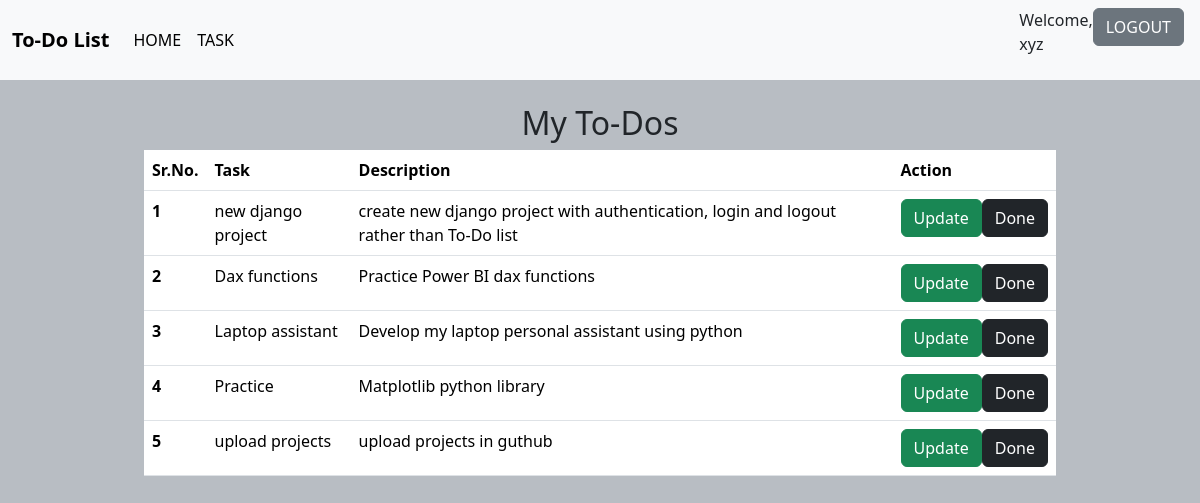
/task (signed in), run on the app's committed database.
### todolist/models.py (models this page shows)
class addtodo(models.Model):
    ta_sk = models.CharField(max_length=50)
    descri_ption = models.TextField()

### todolist/views.py (the view)
# urls.py: path("task", views.task, name="task"),
def task(request):
    if request.user.is_authenticated:
        data = addtodo.objects.all().order_by("-id")
        return render(request, "task.html", {"allData" : data})
    else:
        return redirect("/login")

### templates/task.html (shortened to what this page needs)
{% extends "base.html" %}
{% block home %}
<div style="background-color: rgb(184, 189, 195); min-height: 900px;">
    <div style="padding-left: 12%; padding-right: 12%; padding-top: 2%;">
        <h2 style="text-align: center;">My To-Dos</h2>
        <table class="table">
            <thead>
                <tr>
                    <th scope="col">Sr.No.</th>
                    <th scope="col">Task</th>
                    <th scope="col">Description</th>
                    <th scope="col">Action</th>
                </tr>
            </thead>
            <tbody>
                {% for i in allData %}
                <tr>
                    <th scope="row">{{ forloop.counter }}</th>
                    <td>{{ i.ta_sk }}</td>
                    <td>{{ i.descri_ption }}</td>
                    <td>
                        <div style="display: flex; justify-content: space-evenly;">
                            <a href="/update-data/{{ i.id }}">
                                <button type="button" class="btn btn-success">Update</button>
                            </a>
                            <form action="/delete-data/{{ i.id }}" method="post" style="margin: 0;">
                                <button type="submit" class="btn btn-dark">Done</button>
                            </form>
                        </div>
                    </td>
                </tr>
                {% endfor %}
            </tbody>
        </table>
    </div>
</div>
{% endblock home %}

### templates/base.html (shortened to what this page needs)
<!doctype html>
<html lang="en">
  <head>
    <link href="https://cdn.jsdelivr.net/npm/bootstrap@5.3.6/dist/css/bootstrap.min.css" rel="stylesheet">
  </head>
  <body>
    <nav class="navbar navbar-expand-lg bg-body-tertiary">
  <div class="container-fluid">
    <a class="navbar-brand" href="#" style="font-weight: bold;">To-Do List</a>
    <div class="collapse navbar-collapse" id="navbarSupportedContent">
      <ul class="navbar-nav me-auto mb-2 mb-lg-0">
        <li class="nav-item">
          <a class="nav-link active" aria-current="page" href="/">HOME</a>
        </li>
        <li class="nav-item">
          <a class="nav-link active" href="/task">TASK</a>
        </li>
      </div>
  </div>
      {% if request.user.is_authenticated %}
      <div style="display: flex; justify-content: space-evenly;">
        <a><p>Welcome, {{request.user.username}}</p></a>
        <a href="/logout"><button type="button" class="btn btn-secondary me-md-3" href="/login">LOGOUT</button></a>
      </div>
      {% else %}
      <div style="display: flex; justify-content: space-evenly;">
        <a href="/login"><button type="button" class="btn btn-secondary me-md-3" href="/login">LOGIN</button></a>
        <a href="/register"><button type="button" class="btn btn-dark me-md-3" href="/register">SIGN UP</button></a>
      </div>
      {% endif %}
</nav>
{% block home %}{% endblock home %}
  </body>
</html>

### data on the page
addtodo: ta_sk "new django project", descri_ption "create new django project with authentication, login and logout rather than To-Do list"
addtodo: ta_sk "Dax functions", descri_ption "Practice Power BI dax functions"
addtodo: ta_sk "Laptop assistant", descri_ption "Develop my laptop personal assistant using python"
addtodo: ta_sk "Practice", descri_ption "Matplotlib python library"
addtodo: ta_sk "upload projects", descri_ption "upload projects in guthub"

### other printed values
{{ request.user.username }} "xyz"
